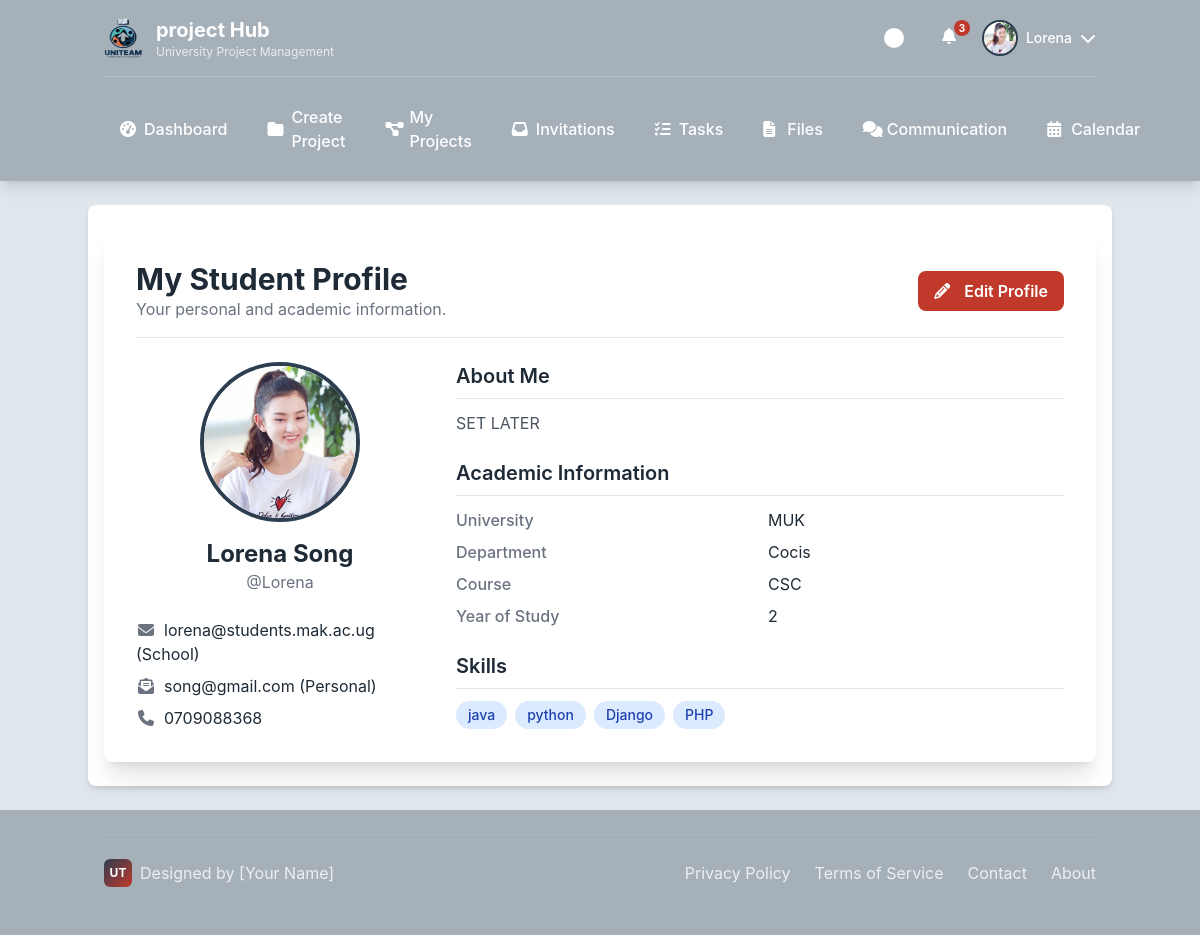
/accounts/profile/ (signed in), run on the app's committed database.
### users/models.py (models this page shows, shortened)
class CustomUser(AbstractUser):
    class Role(models.TextChoices):
        ADMIN = "ADMIN", "Admin"
        LECTURER = "LECTURER", "Lecturer"
        STUDENT = "STUDENT", "Student"
    role = models.CharField(max_length=50, choices=Role.choices)
    avatar = models.ImageField(upload_to='avatars/', null=True, blank=True)
    is_approved = models.BooleanField(default=True)
    phone_number = models.CharField(max_length=20, blank=True)
    def get_full_name(self):
        return f"{self.first_name} {self.last_name}"

class StudentProfile(models.Model):
    user = models.OneToOneField(CustomUser, on_delete=models.CASCADE, primary_key=True)
    personal_email = models.EmailField(blank=True)
    university = models.CharField(max_length=200, blank=True)
    department = models.CharField(max_length=200, blank=True)
    course_name = models.CharField(max_length=200, blank=True)
    year_of_study = models.PositiveIntegerField(null=True, blank=True)
    skills = TaggableManager(blank=True, verbose_name="Skills", help_text="A comma-separated list of skills.")
    bio = models.TextField(blank=True, help_text="A short bio about yourself.")

### users/views.py (the view)
# urls.py: path('profile/', views.profile_details_view, name='profile_details'),
@login_required
def profile_details_view(request):
    if request.user.role == CustomUser.Role.STUDENT:
        template_name = 'users/profile_details_student.html'
    elif request.user.role == CustomUser.Role.LECTURER:
        template_name = 'users/profile_details_lecturer.html'
    elif request.user.role == CustomUser.Role.ADMIN:
        template_name = 'users/profile_details_admin.html'
    else:
        return redirect('dashboard_redirect')
    return render(request, template_name, {'user': request.user})

### templates/users/profile_details_student.html (shortened to what this page needs)
{% extends "base/base_student.html" %}
{% load static %}
{% block content %}
<div class="surface shadow-xl rounded-lg p-6 md:p-8">
    <div class="flex justify-between items-center mb-6 border-b pb-4">
        <div>
            <h1 class="text-3xl font-bold">My Student Profile</h1>
            <p class="text-gray-500">Your personal and academic information.</p>
        </div>
        <a href="{% url 'profile_edit' %}" class="btn btn-primary text-white font-semibold py-2 px-4 rounded-lg">
            <i class="fas fa-pencil-alt mr-2"></i>Edit Profile
        </a>
    </div>
    <div class="grid grid-cols-1 md:grid-cols-3 gap-8">
        <div class="md:col-span-1 text-center">
            {% if user.avatar %}
                <img src="{{ user.avatar.url }}" alt="Profile Avatar" class="w-40 h-40 rounded-full mx-auto object-cover border-4 border-accent-2">
            {% else %}
                <div class="w-40 h-40 rounded-full mx-auto bg-gray-300 flex items-center justify-center text-5xl font-bold text-gray-600">
                    {{ user.first_name.0|default:'U'|upper }}{{ user.last_name.0|default:''|upper }}
                </div>
            {% endif %}
            <h2 class="text-2xl font-bold mt-4">{{ user.get_full_name }}</h2>
            <p class="text-gray-500">@{{ user.username }}</p>
            <div class="text-left mt-6 space-y-2">
                <p><i class="fas fa-envelope fa-fw mr-2 text-gray-500"></i>{{ user.email }} (School)</p>
                <p><i class="fas fa-envelope-open-text fa-fw mr-2 text-gray-500"></i>{{ user.studentprofile.personal_email|default:"Not set" }} (Personal)</p>
                <p><i class="fas fa-phone fa-fw mr-2 text-gray-500"></i>{{ user.phone_number|default:"Not set" }}</p>
            </div>
        </div>
        <div class="md:col-span-2 space-y-6">
            <div>
                <h3 class="text-xl font-semibold border-b pb-2 mb-3">About Me</h3>
                <p class="text-gray-600">{{ user.studentprofile.bio|default:"No bio provided." }}</p>
            </div>
            <div>
                <h3 class="text-xl font-semibold border-b pb-2 mb-3">Academic Information</h3>
                <dl class="grid grid-cols-1 sm:grid-cols-2 gap-x-4 gap-y-2">
                    <dt class="font-medium text-gray-500">University</dt>
                    <dd>{{ user.studentprofile.university|default:"-" }}</dd>
                    <dt class="font-medium text-gray-500">Department</dt>
                    <dd>{{ user.studentprofile.department|default:"-" }}</dd>
                    <dt class="font-medium text-gray-500">Course</dt>
                    <dd>{{ user.studentprofile.course_name|default:"-" }}</dd>
                    <dt class="font-medium text-gray-500">Year of Study</dt>
                    <dd>{{ user.studentprofile.year_of_study|default:"-" }}</dd>
                </dl>
            </div>
             <div>
                <h3 class="text-xl font-semibold border-b pb-2 mb-3">Skills</h3>
                <div class="flex flex-wrap gap-2">
                    {% for skill in user.studentprofile.skills.all %}
                        <span class="bg-blue-100 text-blue-800 text-sm font-medium px-3 py-1 rounded-full">{{ skill.name }}</span>
                    {% empty %}
                        <p class="text-gray-500 text-sm">No skills listed.</p>
                    {% endfor %}
                </div>
            </div>
        </div>
    </div>
</div>
{% endblock %}

### templates/base/base_student.html (shortened to what this page needs)
<!DOCTYPE html>
{% load static %}
<html lang="en">
<head>
    <script src="https://cdn.tailwindcss.com"></script>
    <link rel="stylesheet" href="https://cdnjs.cloudflare.com/ajax/libs/font-awesome/6.4.0/css/all.min.css">
    <link rel="stylesheet" href="{% static 'css/student_base.css' %}">
</head>
<body class="min-h-screen flex flex-col">
    <header class="header-bg text-white shadow-lg">
        <div class="container mx-auto px-4 py-4">
            <div class="flex justify-between items-center">
                <div class="logo-container">
                    <img src="{% static 'images/logo/uniteam_logo (1).png'%}" alt="UniTeam Logo" class="w-10 h-10 rounded-lg" onerror="this.style.display='none'; this.nextElementSibling.style.display='flex';">
                    <div>
                        <h1 class="text-xl font-bold">project Hub</h1>
                        <p class="text-xs opacity-75">University Project Management</p>
                    </div>
                </div>
                <div class="flex items-center space-x-4">
                    <div class="theme-toggle" id="themeToggle" title="Toggle Theme"></div>
                    {% if user.is_authenticated %}
                        <div class="relative cursor-pointer" id="notificationButton" title="Notifications">
                            <i class="fa-solid fa-bell w-6 h-6 text-white hover:text-accent-1 transition-colors"></i>
                            <span class="notification-badge">3</span>
                        </div>
                        <div class="profile-dropdown">
                            <div class="flex items-center gap-2 cursor-pointer" id="profileButton">
                                {% if user.avatar %}
                                    <img src="{{ user.avatar.url }}" alt="{{ user.username }}'s Avatar" class="profile-avatar object-cover">
                                {% else %}
                                    <div class="profile-avatar bg-accent-1 flex items-center justify-center text-white font-bold">
                                        {{ user.first_name.0|default:user.username.0|upper }}
                                    </div>
                                {% endif %}
                                <span class="hidden md:block text-sm font-medium">{{ user.first_name|default:user.username }}</span>
                                <i class="fa-solid fa-chevron-down w-4 h-4 transition-transform" id="profileArrow"></i>
                            </div>
                        </div>
                    {% else %}
                        <div class="flex items-center space-x-3">
                            <a href="#" class="btn btn-secondary">LOGIN</a>
                            <a href="#" class="btn btn-primary">REGISTER</a>
                        </div>
                    {% endif %}
                </div>
            </div>
            {% if user.is_authenticated %}
            <nav class="hidden md:block mt-4 pt-4 border-t border-white border-opacity-20">
                <div class="flex space-x-2">
                    <a href="{% url 'student_dashboard' %}" class="nav-link {% if request.resolver_match.url_name == 'dashboard' %}active{% endif %}">
                        <i class="fa-solid fa-gauge-high w-4 h-4"></i>
                        Dashboard
                    </a>
                    <a href="{% url 'create_project' %}" class="nav-link {% if request.resolver_match.url_name == 'projects' %}active{% endif %}">
                        <i class="fa-solid fa-folder w-4 h-4"></i>
                        Create Project
                    </a>
                    <a href="{% url 'my_projects' %}" class="nav-link {% if request.resolver_match.url_name == 'projects' %}active{% endif %}">
                        <i class="fa-solid fa-diagram-project w-4 h-4"></i>
                        My Projects
                    </a>
                    <a href="{% url 'view_invitations' %}" class="nav-link {% if request.resolver_match.url_name == 'invitations' %}active{% endif %}">
                        <i class="fa-solid fa-inbox w-4 h-4"></i>
                        Invitations
                    </a>
                    <a href="" class="nav-link {% if request.resolver_match.url_name == 'tasks' %}active{% endif %}">
                        <i class="fa-solid fa-list-check w-4 h-4"></i>
                        Tasks
                    </a>
                    <a href="#" class="nav-link {% if request.resolver_match.url_name == 'files' %}active{% endif %}">
                        <i class="fa-solid fa-file-lines w-4 h-4"></i>
                        Files
                    </a>
                    <a href="#" class="nav-link {% if request.resolver_match.url_name == 'communication' %}active{% endif %}">
                        <i class="fa-solid fa-comments w-4 h-4"></i>
                        Communication
                    </a>
                    <a href="#" class="nav-link {% if request.resolver_match.url_name == 'calendar' %}active{% endif %}">
                        <i class="fa-solid fa-calendar-days w-4 h-4"></i>
                        Calendar
                    </a>
                </div>
            </nav>
            {% endif %}
        </div>
    </header>
    <main class="flex-grow container mx-auto px-4 py-6 surface shadow-md my-6 rounded-lg">
        {% block content %}{% endblock %}
    </main>
    {% if user.is_authenticated %}
    <footer class="footer-bg text-white py-6 mt-auto">
        <div class="container mx-auto px-4">
            <div class="footer-content">
                <div class="personal-branding">
                    <div class="personal-logo">UT</div>
                    <span>Designed by [Your Name]</span>
                </div>
                <div class="footer-links">
                    <a href="#">Privacy Policy</a>
                    <a href="#">Terms of Service</a>
                    <a href="#">Contact</a>
                    <a href="#">About</a>
                </div>
            </div>
        </div>
    </footer>
    {% endif %}
</body>
</html>

### static/css/student_base.css (style rules this page uses)
:root { --light-gray: #DFE6EC; --dark-gray: #A6B0B9; --accent-1: #C0392B; --accent-2: #2C3E50; --text-dark: #1E2A35; --background: var(--light-gray); --surface: #ffffff; --header-bg: var(--dark-gray); --footer-bg: var(--dark-gray); }
body { background-color: var(--background); color: var(--text-dark); transition: all 0.3s ease; font-family: 'Inter', system-ui, -apple-system, sans-serif; }
.header-bg { background-color: var(--header-bg); }
.footer-bg { background-color: var(--footer-bg); }
.surface { background-color: var(--surface); }
.border-accent-2 { border-color: var(--accent-2); }
.logo-container { display: flex; align-items: center; gap: 12px; }
.nav-link { position: relative; padding: 12px 16px; border-radius: 6px; transition: all 0.2s ease; font-weight: 500; display: flex; align-items: center; gap: 8px; }
.profile-dropdown { position: relative; }
.profile-avatar { width: 36px; height: 36px; border-radius: 50%; border: 2px solid var(--accent-2); cursor: pointer; transition: all 0.2s ease; }
.btn { display: inline-flex; align-items: center; gap: 6px; padding: 10px 20px; border-radius: 6px; font-weight: 500; text-decoration: none; transition: all 0.2s ease; cursor: pointer; border: none; }
.btn-primary { background-color: var(--accent-1); color: white; }
.theme-toggle { width: 44px; height: 24px; background-color: var(--dark-gray); border-radius: 12px; position: relative; cursor: pointer; transition: background-color 0.3s ease; }
.theme-toggle::before { content: ''; position: absolute; top: 2px; left: 2px; width: 20px; height: 20px; background-color: white; border-radius: 50%; transition: transform 0.3s ease; }
.footer-content { display: flex; justify-content: space-between; align-items: center; padding: 24px 0; border-top: 1px solid rgba(255,255,255,0.1); }
.footer-links { display: flex; gap: 24px; }
.footer-links a { color: rgba(255,255,255,0.8); text-decoration: none; transition: color 0.2s ease; }
.personal-branding { display: flex; align-items: center; gap: 8px; color: rgba(255,255,255,0.8); }
.personal-logo { width: 28px; height: 28px; background: linear-gradient(135deg, var(--accent-2), var(--accent-1)); border-radius: 6px; display: flex; align-items: center; justify-content: center; color: white; font-weight: bold; font-size: 12px; }
.notification-badge { position: absolute; top: -4px; right: -4px; background-color: var(--accent-1); color: white; font-size: 10px; font-weight: bold; border-radius: 10px; min-width: 16px; height: 16px; display: flex; align-items: center; justify-content: center; padding: 0 4px; }

### data on the page
CustomUser: avatar (picture), first_name "Lorena", get_full_name "Lorena Song", username "Lorena", email "lorena@students.mak.ac.ug", studentprofile.personal_email "song@gmail.com", phone_number "0709088368", studentprofile.bio "SET LATER", studentprofile.university "MUK", studentprofile.department "Cocis", studentprofile.course_name "CSC", studentprofile.year_of_study "2"
Tag: name "java"
Tag: name "python"
Tag: name "Django"
Tag: name "PHP"
